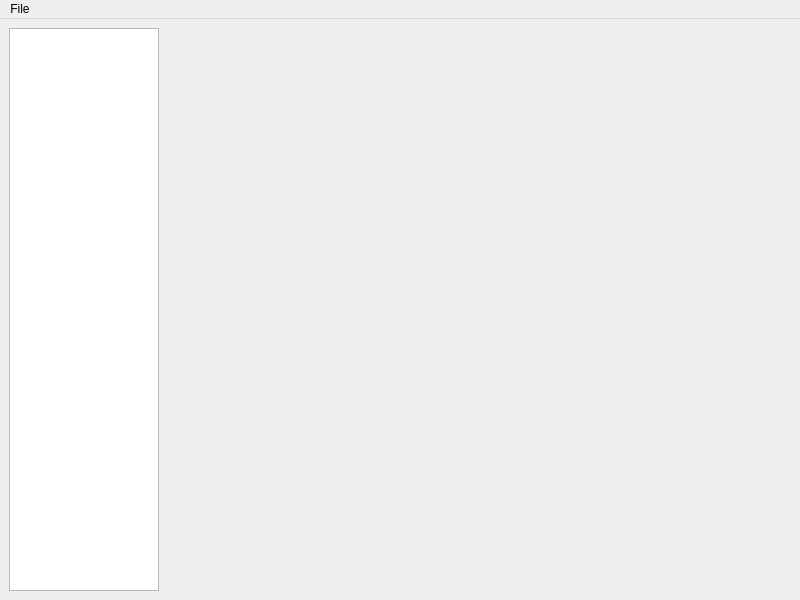
<?xml version="1.0" encoding="UTF-8"?>
<ui version="4.0">
 <class>MainWindow</class>
 <widget class="QMainWindow" name="MainWindow">
  <property name="geometry">
   <rect>
    <x>0</x>
    <y>0</y>
    <width>800</width>
    <height>600</height>
   </rect>
  </property>
  <property name="windowTitle">
   <string>AutoPilotX</string>
  </property>
  <widget class="QWidget" name="centralwidget">
   <layout class="QHBoxLayout" name="horizontalLayout">
    <item>
     <widget class="QListWidget" name="listWidget">
      <property name="maximumSize">
       <size>
        <width>150</width>
        <height>16777215</height>
       </size>
      </property>
     </widget>
    </item>
    <item>
     <widget class="QStackedWidget" name="stackedWidget"/>
    </item>
   </layout>
  </widget>
  <widget class="QMenuBar" name="menubar">
   <widget class="QMenu" name="menuFile">
    <property name="title">
     <string>File</string>
    </property>
    <addaction name="actionTheme"/>
   </widget>
   <addaction name="menuFile"/>
  </widget>
  <action name="actionTheme">
   <property name="text">
    <string>Toggle Theme</string>
   </property>
  </action>
 </widget>
 <resources/>
 <connections/>
</ui>
